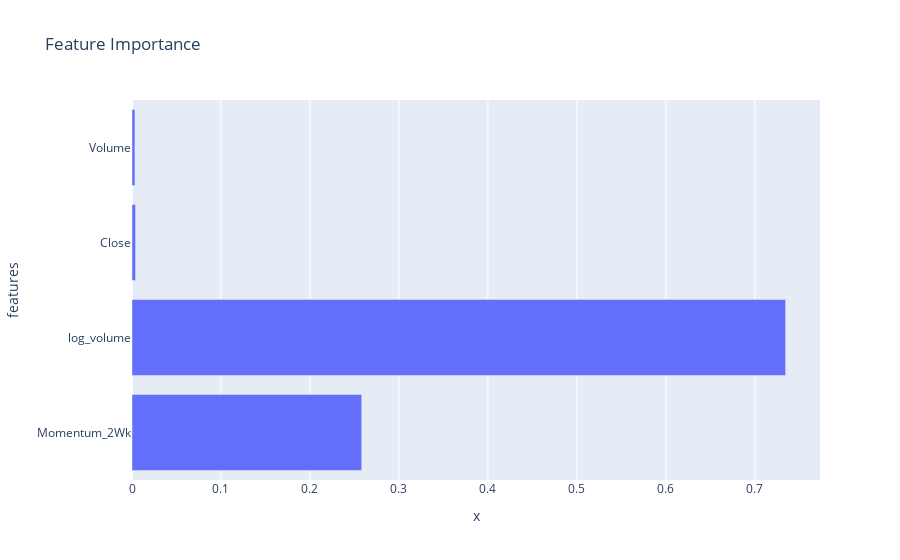

Here is the notebook cell this chart was saved with:
### Code cell
# Feature importance horizontal bar chart
feature_names = [features.columns[i] for i in indices]
labels={'y': feature_names}
fig = px.bar(x=importances, y=feature_names, orientation='h',
             title='Feature Importance')
fig.update_layout(yaxis_title="Features")
fig.show()

### Figure 1 — Plotly figure (JSON) as saved in the notebook; plotly's stock layout.template omitted (floating-point values rounded to 4 significant figures)
{"data": [{"alignmentgroup": "True", "hovertemplate": "x=%{x}<br>y=%{y}<extra></extra>", "legendgroup": "", "marker": {"color": "#636efa", "pattern": {"shape": ""}}, "name": "", "offsetgroup": "", "orientation": "h", "showlegend": false, "textposition": "auto", "type": "bar", "x": [0.2582, 0.7346, 0.003978, 0.003278], "xaxis": "x", "y": ["Momentum_2Wk", "log_volume", "Close", "Volume"], "yaxis": "y"}], "layout": {"barmode": "relative", "legend": {"tracegroupgap": 0}, "title": {"text": "Feature Importance"}, "xaxis": {"anchor": "y", "domain": [0, 1], "title": {"text": "x"}}, "yaxis": {"anchor": "x", "domain": [0, 1], "title": {"text": "features"}}}}
